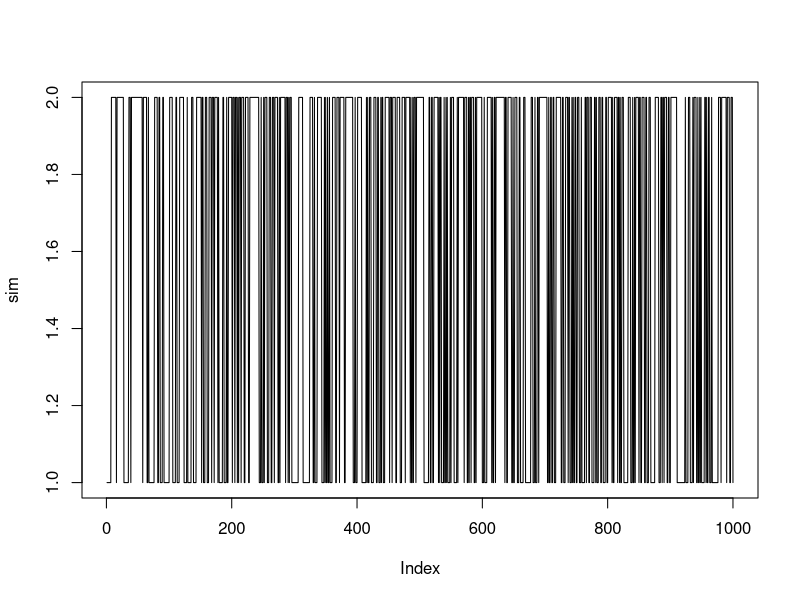
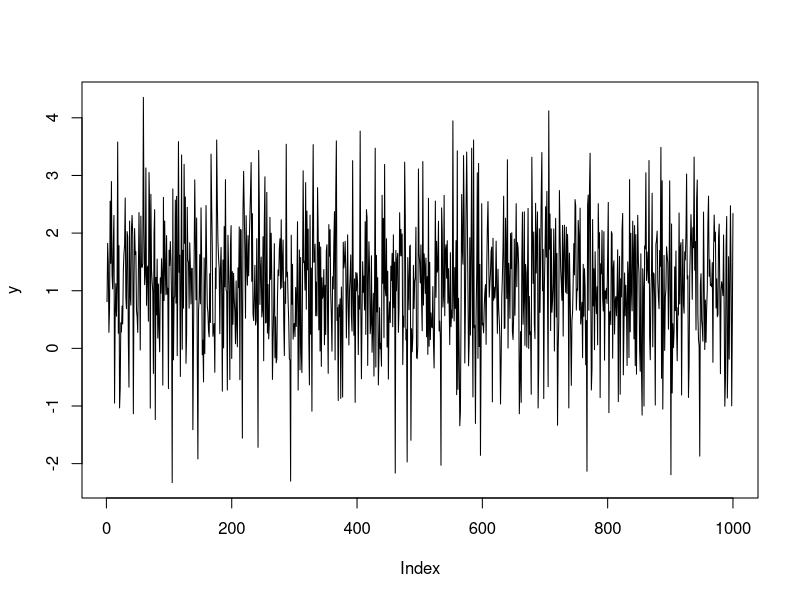

Generate these figures, in order, with R: (Note: this script raises an error after producing the figures.)
###### Expectation Maximization for Hidden Markov Models #####

### Simulate T = 5000 observations from a HMM with J = 2 regimes and trasition probability matrix

dat = c(0.9, 0.1, 0.1, 0.9)
p = matrix(dat,nrow = 2, byrow = TRUE)


sim_hmm = function(prob_matrix, n, j){
  state = array(NA, n)
  
  state[1] = 1 
  
  for (i in 2:n){
    state[i] = sample(c(1:j),1, prob=prob_matrix[state[i-1],])
    
  }
  
  return(state)
  
}


#testing new sim
dat = c(0.65, 0.35, 0.29, 0.71)
p = matrix(dat,nrow = 2, byrow = TRUE)

sim = sim_hmm(p, 1000, 2)

plot(sim, type = "l")


mu_1 = 1.2
mu_2 = 1.0
sigma_1 = 0.9
sigma_2 = 1.2
s_1 = 0.9
s_2 = 1.2

sim[1] == 1

array(NA, length(sim))

rnorm(1,-4,1.5)

sim

?rnorm

pnorm(1,-4,1.5)

dnorm(1,-4,1.5)




### Generate Y ###
GenY <- function(HMM_Sim, mu_1, mu_2, s_1,s_2){
  
  y = array(NA, length(HMM_Sim))
  
  for (i in 1:length(HMM_Sim)){
    if (HMM_Sim[i] == 1){
      y[i]= rnorm(1, mu_1, s_1)
    }
    else {
      y[i] = rnorm(1, mu_2, s_2)
      
    }
    
  }
  
  return(y)
}



y <- GenY(sim, mu_1, mu_2, sigma_1, sigma_2)

plot(y, type = "l")

###### Numerical Estimation (Not the best way) ######

# Matrix LLK from slide 50 HMM
LLK_Matrix = function(p, y, mu_1, mu_2, s_1, s_2){
  Sta_dist <- p%^% 10000
  
  P_Y = matrix(c(dnorm(y[1], mu_1, s_1, log = TRUE), 0, 0, dnorm(y[1], mu_2, s_2, log = TRUE)), byrow = TRUE, nrow = 2)
  LLK = log(Sta_dist) + P_Y
  
  log_gamma = log(p)
  
  for (i in 2:length(y)){
    
    P_Y = matrix(c(dnorm(y[i], mu_1, s_1, log = TRUE), 0, 0, dnorm(y[i], mu_2, s_2, log = TRUE)), byrow = TRUE, nrow = 2)
    
    LLK = LLK + log_gamma + P_Y
    
  }
  
  return(LLK %*% matrix(1, nrow = 2)) # Not sure about this 1 
}


# Different approach
LLK_Matrix = function(p, y, mu_1, mu_2, s_1, s_2){
  Sta_dist <- p%^% 10000
  
  P_Y = matrix(c(dnorm(y[1], mu_1, s_1, log = FALSE), 0, 0, dnorm(y[1], mu_2, s_2, log = FALSE)), byrow = TRUE, nrow = 2)
  
  LLK = Sta_dist %*% P_Y
    
  #LOG_LLK = log(LLK)
  
  #log_gamma = log(p)
  
  for (i in 2:length(y)){
    
    P_Y = matrix(c(dnorm(y[i], mu_1, s_1, log = FALSE), 0, 0, dnorm(y[i], mu_2, s_2, log = FALSE)), byrow = TRUE, nrow = 2)
    
    LLK = LLK %*% p %*% P_Y
    
    #LOG_LLK = LOG_LLK + log(LLK)
    
  }
  
  return(LLK %*% array(1, 2)) # Not sure about this 1 
}



LLK_Matrix(p, y, mu_1, mu_2, s_1, s_2)

LLK_Matrix(p, y, -3, 2, 1, 1) # <- Using other means than what the data was generated with gives better results...





## Testing below.... ##

P_Y = matrix(c(dnorm(1, mu_1, s_1, log = FALSE), 0, 0, dnorm(1, mu_2, s_2, log = FALSE)), byrow = TRUE, nrow = 2)

max(P_Y)

P_Y

Sta_dist * P_Y



P_Y + log(p%^% 10000)


P_Y = matrix(c(dnorm(1, mu_1, s_1, log = FALSE), 0, 0, dnorm(1, mu_2, s_2, log = FALSE)), byrow = TRUE, nrow = 2)


log(p%^% 10000 * P_Y)




######## EM with forward and backwards ##### 

EM <- function(Y, J, p,delta, mix){
  
  n = length(Y)
  
  # Init forward probability array
  alpha <- array(NA, c(J, n))
  
  
  #### Gaussian Mixture ###
#  mu_1 = -4
#  mu_2 = 5
#  std_1 = 1.5
#  std_2 = 0.7
  
 # mix = matrix(c(mu_1, mu_2, std_1, std_2), nrow = 2)
  
  mu_1 = mix[1,1]
  mu_2 = mix[2,1]
  std_1 = mix[1,2]
  std_2 = mix[2,2]
  
  # We find the limiting (stationairy) distrubtion of the transition matrix
  require(expm)
  sta_p = delta

  # First forward probability
  for (j in 1:J){
    alpha[j,1] = sta_p[1,j]*dnorm(y[1], mix[j,1], mix[j,2])
  }
  
  
  # Remaining forward probabilities
  
  # P(y_1) is a diagonal matrix with j,j-th element p_j(y_1)
  # p_j(y_1) is the density for gaussian j
  
  for (i in 2:length(Y)){
    P_1 = dnorm(y[i], mix[1,1],mix[1,2])
    P_2 = dnorm(y[i], mix[2,1], mix[2,2])
    
    P = matrix(c(P_1,0,0,P_2), nrow = 2)
    
    alpha[,i] = alpha[,i-1]%*%p%*%P
  }
  
  # Backwards probabilities
  
  beta = array(NA, dim = c(J, length(Y)))
  
  beta[,length(Y)] = matrix(c(1/n,1/n)) # Initialization. Not sure about this one. 
  
  for (i in (length(Y)-1):1){
    
    P_1 = dnorm(y[i], mix[1,1],mix[1,2])
    P_2 = dnorm(y[i], mix[2,1], mix[2,2])
    P = matrix(c(P_1,0,0,P_2), nrow = 2)
    
    beta[,i] = p%*%P%*%beta[,i+1]
  }
  
  out = list()
  
  out[["alpha"]] = alpha
  out[["beta"]] = beta
  
  
  # Multiplying the forward and backward probabilities gives us the likelihood
  
  LK = matrix(NA, nrow = 2)
  
  LK[1] = sum(alpha[1,]*beta[1,], axis = 0)
  LK[2] = sum(alpha[2,]*beta[2,], axis = 0)
  
  out[["LLK"]] = log(LK)
  
  
  #### Smoothed probabilities ####
  
  smooth = array(NA, dim = c(J, length(Y)))
  
  for (i in 1:n){
    for (j in 1:J){
      smooth[j,i] = alpha[j,i]*beta[j,i]/(t(alpha[,i])%*%beta[,i])
    }
    
  }
  
  out[["Smooth"]] = smooth
  
  # Smoothed probabilities of switching
  
  # We have (T-1)*J^2  of the switching probabilities
  
  P_matrix = array(NA, c(J,J,n))

  
  for (i in 2:n){
    P_1 = dnorm(y[i], mix[1,1],mix[1,2])
    P_2 = dnorm(y[i], mix[2,1], mix[2,2])
    P_matrix[,,i] = matrix(c(P_1,0,0,P_2), nrow = 2)
  
  
  SmoothSwitch = array(NA, dim = c(J,J,n)) # Not sure about this 
  
  SmoothSwitch[,,1] = p
  
  for (i in 2:n){
    P_1 = dnorm(y[i], mix[1,1],mix[1,2])
    P_2 = dnorm(y[i], mix[2,1], mix[2,2])
    P = matrix(c(P_1,P_2), nrow = 2)
    for (j in 1:J){
      for (k in 1:J){
        
        
        SmoothSwitch[k,j,i] = alpha[j,i-1] * p[j,k] * P[k] * beta[k,i] / (t(alpha[,i])%*%beta[,i])
        
      
        
      }
    }
  }
  
  
  out[["SmoothSwitch"]] = SmoothSwitch
    
  
  #### Q Func ####
  
  # It seems that we actually do not need to compute the Q func. 
  
  # P(u) is equivalent to smooth prob
  # P(v) is equivalent to smooth switch
  
  
  Q_func = 0 

  E_J = 0
  E_JJ = 0
  E_JJJ = 0
  
  for (jj in 1:J){
    E_J = E_J + sum(smooth[1,jj]*log(sta_p[jj]))
    for (k in 1:J){
      E_JJ = E_JJ + sum(SmoothSwitch[jj,k,]) * log(p[jj,k])
    }
  }
    
    for (iii in 2:n){
      for (jjj in 1:j){
        E_JJJ = E_JJJ + smooth[jjj,iii]*log(P_matrix[jjj,jjj,i])
        
    }
    
    
    }
  
  
    
    
  }
  
  Q_func = E_J + E_JJ + E_JJJ

  
  out[["Q_func"]] = Q_func

  
  return(out)
  
}

####### The M Step ######

# u hat is the smoothed probabilities
# v hat is the smoothed switching


M_Step <- function(EM_out, J,Y){
  
  Smooth=EM_out[["Smooth"]]
  SmoothSwitch=EM_out[["SmoothSwitch"]]
  
  delta = matrix(NA, nrow = J, ncol = J)
  
  for (j in 1:J){
    delta[j,] = Smooth[j,1]
  }
  
  gamma = matrix(NA, nrow = J, ncol = J)
  
  for (j in 1:J){
    for (k in 1:J){
      gamma[j,k] = sum(SmoothSwitch[j,k,]) / sum(SmoothSwitch[j,,])
      
  
    }
    
  }

  mu = matrix(NA, nrow = J, ncol = 1)
  sigma = matrix(NA, nrow = J, ncol = 1)
  
  for (j in 1:J){
    mu[j] = sum(Smooth[j,]*Y) / sum(Smooth[j,])
    sigma[j] = sqrt(sum(Smooth[j,]*(Y-mu[j])**2)/sum(Smooth[j,]))
    
  }
  
  mix = matrix(NA, nrow = J, ncol = J)
  
  mix[,1 ] = mu
  mix[,2 ] = sigma
  
  
  
  out = list()
  
  out[["delta"]] = delta
  out[["gamma"]] = gamma
  out[["mix"]] = mix
  
  
  return(out)
  
  
}

M = M_Step(res, 2, y)

M$mix

### Run ### 


seq(0.7,1.5, length.out = 2)

run <- function(iterations, J, Y){
  
  # Inital mix
  mu_1 = mean(Y) * 0.7
  mu_2 = mean(Y) * 1.5
  std_1 = var(Y) * 0.7
  std_2 = var(Y) * 1.5
  
  mix = matrix(c(mu_1, mu_2, std_1, std_2), nrow = 2)
  
  # Inital p 
  
  p = matrix(c(0.95,0.05,0.05,0.95), byrow = TRUE, nrow = 2)
  
  delta = p %^% 10000
  
  for (i in 1:iterations){
    E <- EM(Y, J, p, delta, mix)
    print(E$LLK)
    print(p)
    M <- M_Step(E, J, Y)
    mix = M$mix
    p = M$gamma
  }

  out = list()
  out[["Mix"]] = mix
  out[["p"]] = p
    
  return(out)
}


res = run(50, 2, y)

res$Mix

res$p

# The algorithm works!!!! 
# However, there is an issue. -Inf likelihood with large samples. 
# Maybe we need a robust way of computing the log likelihood. 


######## EM Algorithm for HMM ######## 

# EM is designed to compute the maximum likelihood estimator in the case of missing values
# We consider the unobserved states of the Markov chain as missing data
# 1. Choose a starting value for theta
# 2. E-Step: Compute the conditional expectations of those functions 
# of the missing data appear in the complete-data log-likelihood
# 3. M-step: Maximization of the log-likelihood with respect to the est of parameters
# to be estimated (the missing data are substituted by their conditional expectation)
# 4. Iterate 2. and 3. until convergence. 
